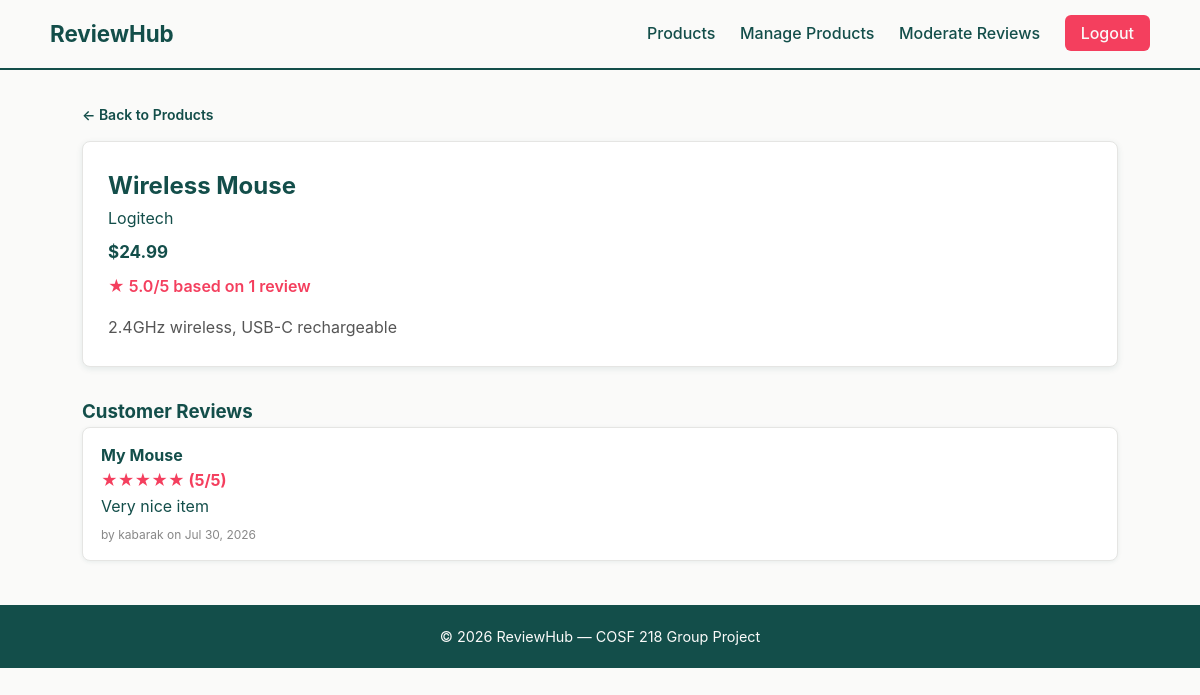
Page /products/detail.php?id=6 (signed in) on the committed database.
### tables this page shows
CREATE TABLE `products` (
  `product_id` int(11) NOT NULL,
  `name` varchar(150) NOT NULL,
  `brand` varchar(100) NOT NULL,
  `price` decimal(10,2) NOT NULL,
  `specs` text DEFAULT NULL
);

CREATE TABLE `reviews` (
  `review_id` int(11) NOT NULL,
  `product_id` int(11) NOT NULL,
  `user_id` int(11) NOT NULL,
  `title` varchar(150) NOT NULL,
  `rating` tinyint(4) NOT NULL CHECK (`rating` between 1 and 5),
  `comment` text DEFAULT NULL,
  `status` enum('pending','approved') NOT NULL DEFAULT 'pending',
  `created_at` timestamp NOT NULL DEFAULT current_timestamp()
);

CREATE TABLE `users` (
  `user_id` int(11) NOT NULL,
  `name` varchar(100) NOT NULL,
  `email` varchar(150) NOT NULL,
  `password` varchar(255) NOT NULL,
  `role` enum('admin','reviewer') NOT NULL DEFAULT 'reviewer'
);

### products/detail.php (the view, shortened to what this page needs)
<?php
require_once '../config/db.php';
$product_id = isset($_GET['id']) ? intval($_GET['id']) : 0;
$stmt = mysqli_prepare($conn, "SELECT product_id, name, brand, price, specs FROM products WHERE product_id = ?");
mysqli_stmt_bind_param($stmt, "i", $product_id);
mysqli_stmt_execute($stmt);
$product = mysqli_fetch_assoc(mysqli_stmt_get_result($stmt));
$rating_stmt = mysqli_prepare($conn,
    "SELECT ROUND(AVG(rating), 1) AS avg_rating, COUNT(*) AS review_count
     FROM reviews WHERE product_id = ? AND status = 'approved'"
);
mysqli_stmt_bind_param($rating_stmt, "i", $product_id);
mysqli_stmt_execute($rating_stmt);
$rating_data = mysqli_fetch_assoc(mysqli_stmt_get_result($rating_stmt));
$reviews_stmt = mysqli_prepare($conn,
    "SELECT r.title, r.rating, r.comment, r.created_at, u.name
     FROM reviews r
     JOIN users u ON u.user_id = r.user_id
     WHERE r.product_id = ? AND r.status = 'approved'
     ORDER BY r.created_at DESC"
);
mysqli_stmt_bind_param($reviews_stmt, "i", $product_id);
mysqli_stmt_execute($reviews_stmt);
$reviews = mysqli_stmt_get_result($reviews_stmt);
include '../includes/header.php';
?>
<a class="back-link" href="list.php">&larr; Back to Products</a>
<div class="product-card">
    <h2><?= htmlspecialchars($product['name']) ?></h2>
    <p class="brand"><?= htmlspecialchars($product['brand']) ?></p>
    <div class="price">$<?= number_format($product['price'], 2) ?></div>
    <?php if ($rating_data['review_count'] > 0): ?>
        <div class="avg-rating">&#9733; <?= $rating_data['avg_rating'] ?>/5
            based on <?= $rating_data['review_count'] ?> review<?= $rating_data['review_count'] == 1 ? '' : 's' ?>
        </div>
    <?php else: ?>
        <div class="avg-rating">No reviews yet</div>
    <?php endif; ?>
    <p class="description"><?= nl2br(htmlspecialchars($product['specs'])) ?></p>
</div>
<div class="reviews-section">
    <h3>Customer Reviews</h3>
    <?php if (mysqli_num_rows($reviews) === 0): ?>
        <p class="empty">No reviews yet for this product.</p>
    <?php else: ?>
        <?php while ($rev = mysqli_fetch_assoc($reviews)): ?>
            <div class="review">
                <strong><?= htmlspecialchars($rev['title']) ?></strong>
                <div class="stars">
                    <?= str_repeat('&#9733;', $rev['rating']) . str_repeat('&#9734;', 5 - $rev['rating']) ?>
                    (<?= $rev['rating'] ?>/5)
                </div>
                <p><?= nl2br(htmlspecialchars($rev['comment'])) ?></p>
                <div class="meta">by <?= htmlspecialchars($rev['name']) ?> on <?= date("M j, Y", strtotime($rev['created_at'])) ?></div>
            </div>
        <?php endwhile; ?>
    <?php endif; ?>
</div>
<?php include '../includes/footer.php'; ?>

### assets/css/style.css (style rules this page uses)
* { margin: 0; padding: 0; box-sizing: border-box; }
body { font-family: -apple-system, "Segoe UI", Roboto, Helvetica, Arial, sans-serif; background-color: #FAFAF9; color: #134E4A; line-height: 1.6; }
.price { font-weight: bold; color: #134E4A; font-size: 17px; margin: 8px 0; }
.back-link { display: inline-block; margin-bottom: 15px; color: #134E4A; text-decoration: none; font-size: 14px; font-weight: 600; }
.product-card { background: #FFFFFF; border-radius: 8px; box-shadow: 0 2px 6px rgba(19, 78, 74, 0.1); padding: 25px; border: 1px solid #e5e5e3; }
.product-card h2 { margin-top: 0; color: #134E4A; }
.avg-rating { color: #F43F5E; font-size: 16px; margin-bottom: 15px; font-weight: 600; }
.description { color: #555; line-height: 1.6; }
.reviews-section { margin-top: 30px; }
.reviews-section h3 { color: #134E4A; }
.review { background: #FFFFFF; border-radius: 8px; padding: 15px 18px; margin-bottom: 12px; box-shadow: 0 1px 4px rgba(19, 78, 74, 0.08); border: 1px solid #e5e5e3; }
.review .stars { color: #F43F5E; font-weight: bold; }
.review .meta { font-size: 12px; color: #888; margin-top: 6px; }

### rows in the picture
products: name "Wireless Mouse", brand "Logitech", price "24.99", specs "2.4GHz wireless, USB-C rechargeable"
reviews: title "My Mouse", rating "★★★★★", rating "5", comment "Very nice item", user.name "kabarak", created_at "Jul 30, 2026"

### other values in the picture
$rating_data['avg_rating'] "5.0"
$rating_data['review_count'] "1"
